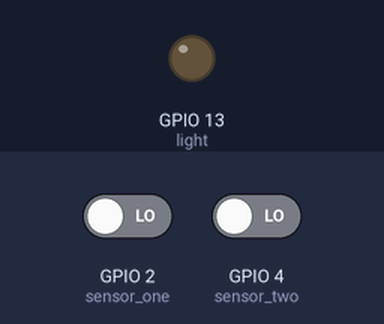
Simulated run of this sketch. Board: ESP8266 (NodeMCU). Shown: output pins drawn as LEDs (lit = HIGH). Inputs (shaded band) come from the test bench; at power-on: GPIO 2 (sensor_one) LOW, GPIO 4 (sensor_two) LOW. WiFi joins after 1.5 s; servers stay silent unless stated; uploads are accepted with an empty reply; what the sketch prints to the serial monitor is not drawn.

Above: at 2.7 s.
2.8 s: GPIO 2 (sensor_one) driven HIGH
4.3 s: GPIO 4 (sensor_two) driven HIGH
At 6.0 s:
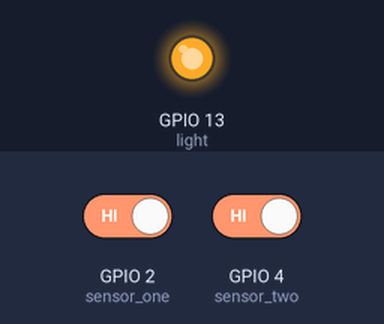
Timing chart, 0 to 7.5 s (numbered marks = the images above; inputs shaded):
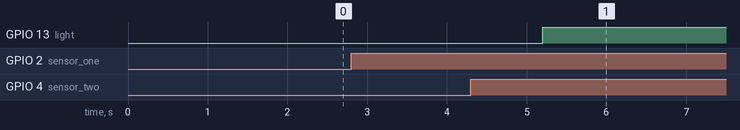

The sketch:

sensor_mov.ino
```cpp
#include <ESP8266WiFi.h>
#include <WiFiClient.h>
#include <ESP8266HTTPClient.h>

const char* ssid = "Your_Router_Name";
const char* password = "Your_WiFi_Password";

const char *host = "http://<replace with your server IP>/status/";

int people_counter = 0;
int test_number = 0;

bool wait_off = false;
bool light_on = false;
bool sensor_is_on = true;

int light = 13;                 // pin assigned for led
int sensor_one = 2;             // pin assigned for sensor one
//int sensor_one_state = LOW;     initial PIR sensor value - no movement
int sensor_one_status = LOW;      // variable to store one sensor status

int sensor_two = 4;
//int sensor_two_state = LOW;
int sensor_two_status = LOW;

void setup(){
    // Sets up WiFi connection
    pinMode(light, OUTPUT);
    pinMode(sensor_one, INPUT);
    pinMode(sensor_two, INPUT);
    Serial.begin(115200);
    Serial.println("\nWiFi station setting");
    WiFi.mode(WIFI_STA);
    WiFi.begin(ssid, password);
    Serial.print("Connecting");
    while (WiFi.status() != WL_CONNECTED){
        delay(500);
        Serial.print(".");
    }
    Serial.println("\nWiFi connection established");
    Serial.print("Device ip address: ");
    Serial.println(WiFi.localIP());
}

void light_status(){
    // Turns light on/off depending on people counter
    if (people_counter > 0){
        digitalWrite(light,HIGH);
        //delay(500);
        Serial.println((String)"People in the room: " + people_counter);
        //Serial.println(people_counter);
    }
    else {
        digitalWrite(light, LOW);
        //delay(500);
        Serial.println((String)"People in the room: " + people_counter);
        //Serial.println(people_counter);
    }
}

void post_json(){
    // Configures, prepares and sends a POST message with sensor's data
    WiFiClient client;
    HTTPClient http;

    String sensor_name = "Access Counter Sensor";
    String room = "Main Room";
    String ppl_in_room = String(people_counter);

    String postData;
    postData = "{\"sensor_name\": \"" + sensor_name + "\",\"ppl_in_room\": \"" + ppl_in_room + "\",\"room_name\": \"" + room + "\"}";

    Serial.print("Request Link:");
    Serial.println(host);

    Serial.print("Post Data:");
    Serial.println(postData);

    http.begin(client, host);
    http.addHeader("Content-Type", "application/json");

    int httpCode = http.POST(postData);
    String payload = http.getString();

    Serial.print("Response Code:");
    Serial.println(httpCode);
    Serial.print("Returned data from Server: ");
    Serial.println(payload);
    http.end();
    delay(5000);
}

void sensor_one_true(){
    // Stat Sensor 1 which remains on as long as there is a person being
    // detected on sensor 1
    Serial.println("State Sensor 1");
    while(sensor_one_status == HIGH){
        sensor_one_status = digitalRead(sensor_one);    //read sensor 1 val
        sensor_two_status = digitalRead(sensor_two);    //read sensor 2 val
        if(sensor_one_status == HIGH && sensor_two_status == HIGH){
            people_counter ++;
            wait_off = true;
            return;
        }
        delay(1200);
    }
    Serial.println("Exits State Sensor 1");
}

void sensor_two_true(){
    // Stat Sensor 2 which remains on as long as there is a person being
    // detected on sensor 3
    Serial.println("Enters State Sensor 2");
    while(sensor_two_status == HIGH){
        sensor_one_status = digitalRead(sensor_one);    //read sensor 1 val
        sensor_two_status = digitalRead(sensor_two);    //read sensor 2 val
        if(sensor_one_status == HIGH && sensor_two_status == HIGH){
            people_counter --;
            if(people_counter < 0){
                people_counter = 0;
            }
            wait_off = true;
            return;
        }
        delay(1200);
    }
    Serial.println("Exits State Sensor 2");
}

void wait_sensors_off(){
    // State which gives an extra control layer to the sensor
    // allows to avoid people counter until sensors are no longer
    // busy
    Serial.println("Enters wait off state");
    while(wait_off == true){
        sensor_one_status = digitalRead(sensor_one);    //read sensor 1 val
        sensor_two_status = digitalRead(sensor_two);    //read sensor 2 val
        if (sensor_one_status == LOW && sensor_two_status == LOW){
            wait_off = false;
        }
        delay(1200);
    }
    Serial.println("Exits wait off");
}

void loop(){
    if (wait_off == false){
        sensor_one_status = digitalRead(sensor_one);
        sensor_two_status = digitalRead(sensor_two);
        if (sensor_one_status == HIGH){
            sensor_one_true();
            light_status();
            post_json();
        }
        else if(sensor_two_status== HIGH){
            sensor_two_true();
            light_status();
            post_json();
        }
    }
    else if (wait_off == true){
        wait_sensors_off();
    }
}
```

Measured:
- after the input at 2.8 s, every drawn part: stays the same
- after the input at 4.3 s, GPIO 13 (light): LOW → HIGH after 0.90 s
